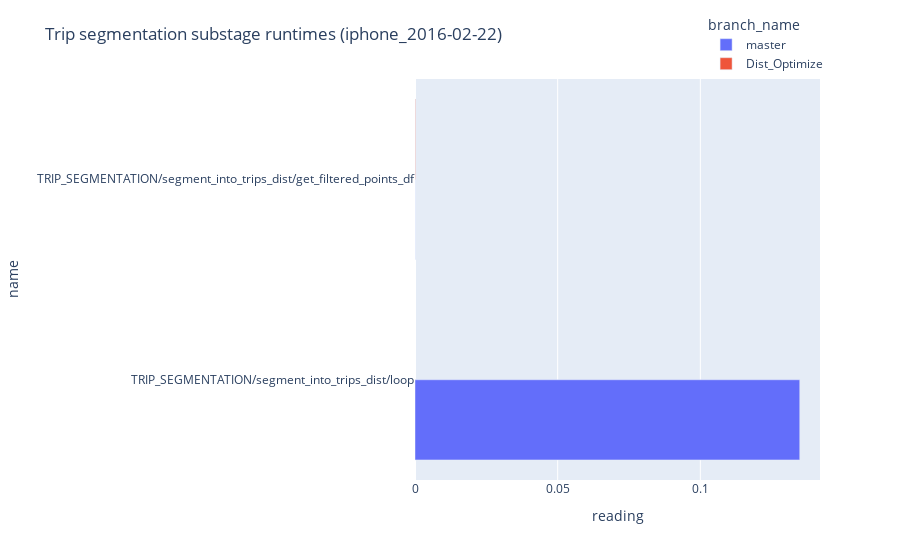

The cell this chart's notebook holds for it:
### Code cell
trip_segmentation_df = pipeline_stats_df[
    pipeline_stats_df['name'].str.contains('TRIP_SEGMENTATION/segment_into_trips_dist/')
]
fig = px.bar(
    trip_segmentation_df,
    y="name",
    x="reading",
    color="branch_name",
    orientation="h",
)
fig.update_layout(
    title=f"Trip segmentation substage runtimes ({day})",
    barmode='group',
    legend=dict(
        yanchor="bottom",
        xanchor="right",
    )
)
fig.show()

### Figure 1 — Plotly figure (JSON) as saved in the notebook; plotly's stock layout.template omitted (floating-point values rounded to 4 significant figures)
{"data": [{"hovertemplate": "branch_name=master<br>reading=%{x}<br>name=%{y}<extra></extra>", "legendgroup": "master", "marker": {"color": "#636efa", "pattern": {"shape": ""}}, "name": "master", "orientation": "h", "showlegend": true, "textposition": "auto", "type": "bar", "x": [0.1348, 5.046e-05], "xaxis": "x", "y": ["TRIP_SEGMENTATION/segment_into_trips_dist/loop", "TRIP_SEGMENTATION/segment_into_trips_dist/get_filtered_points_df"], "yaxis": "y"}, {"hovertemplate": "branch_name=Dist_Optimize<br>reading=%{x}<br>name=%{y}<extra></extra>", "legendgroup": "Dist_Optimize", "marker": {"color": "#EF553B", "pattern": {"shape": ""}}, "name": "Dist_Optimize", "orientation": "h", "showlegend": true, "textposition": "auto", "type": "bar", "x": [0.0001305], "xaxis": "x", "y": ["TRIP_SEGMENTATION/segment_into_trips_dist/get_filtered_points_df"], "yaxis": "y"}], "layout": {"barmode": "group", "legend": {"title": {"text": "branch_name"}, "tracegroupgap": 0, "xanchor": "right", "yanchor": "bottom"}, "margin": {"t": 60}, "title": {"text": "Trip segmentation substage runtimes (iphone_2016-02-22)"}, "xaxis": {"anchor": "y", "domain": [0, 1], "title": {"text": "reading"}}, "yaxis": {"anchor": "x", "domain": [0, 1], "title": {"text": "name"}}}}
